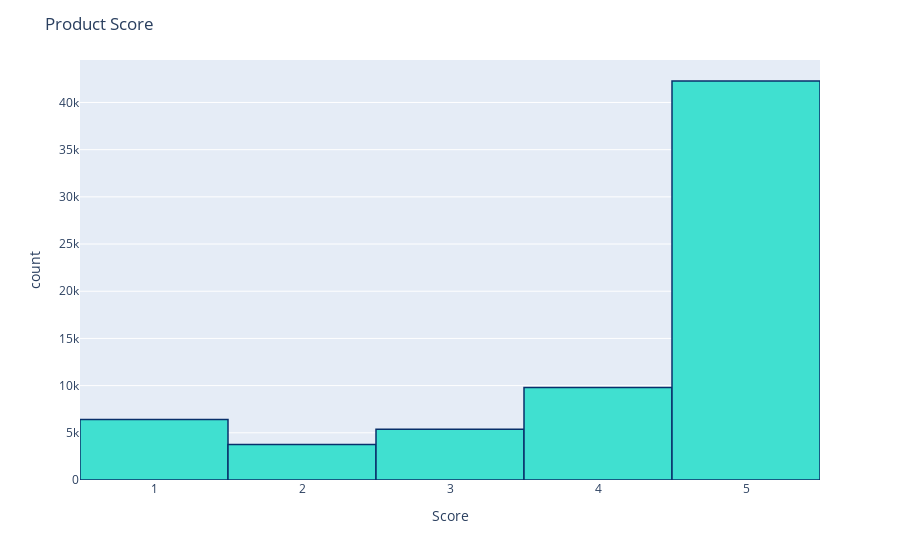

The code cell stored with this chart in its notebook:
### Code cell
import matplotlib.pyplot as plt
import seaborn as sns
color = sns.color_palette()
%matplotlib inline
import plotly.offline as py
py.init_notebook_mode(connected=True)
import plotly.graph_objs as go
import plotly.tools as tls
import plotly.express as px


# Product Scores
fig = px.histogram(df, x="Score")
fig.update_traces(marker_color="turquoise",marker_line_color='rgb(8,48,107)',
                  marker_line_width=1.5)
fig.update_layout(title_text='Product Score')
fig.show()

### Figure 1 — Plotly figure (JSON) as saved in the notebook; plotly's stock layout.template omitted (floating-point values rounded to 4 significant figures; data arrays with more than 128 entries replaced by an {"elided": "..."} marker saying what was removed)
{"data": [{"alignmentgroup": "True", "bingroup": "x", "hovertemplate": "Score=%{x}<br>count=%{y}<extra></extra>", "legendgroup": "", "marker": {"color": "turquoise", "line": {"color": "rgb(8,48,107)", "width": 1.5}, "pattern": {"shape": ""}}, "name": "", "offsetgroup": "", "orientation": "v", "showlegend": false, "type": "histogram", "x": {"elided": "147221 int values"}, "xaxis": "x", "yaxis": "y"}], "layout": {"barmode": "relative", "legend": {"tracegroupgap": 0}, "margin": {"t": 60}, "title": {"text": "Product Score"}, "xaxis": {"anchor": "y", "domain": [0, 1], "title": {"text": "Score"}}, "yaxis": {"anchor": "x", "domain": [0, 1], "title": {"text": "count"}}}}
